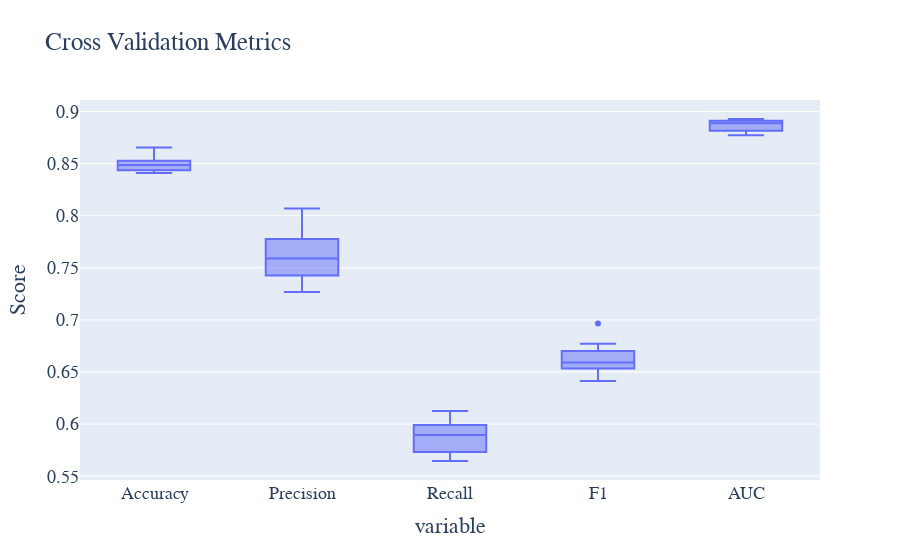

Source (notebook cell):
### Code cell
# 执行交叉验证
cv_results = cross_validate(lr_model, X_train, y_train, cv=10, scoring=['accuracy', 'precision', 'recall', 'f1', 'roc_auc'])

# 提取交叉验证结果
cv_accuracy = cv_results['test_accuracy']
cv_precision = cv_results['test_precision']
cv_recall = cv_results['test_recall']
cv_f1 = cv_results['test_f1']
cv_roc = cv_results['test_roc_auc']

# 绘制交叉验证结果的箱线图
cv_metrics_data = pd.DataFrame({
    'Accuracy': cv_accuracy,
    'Precision': cv_precision,
    'Recall': cv_recall,
    'F1': cv_f1,
    'AUC': cv_roc
})

# 绘制交叉验证结果的箱线图
fig = px.box(cv_metrics_data, title='Cross Validation Metrics')
fig.update_layout(
    yaxis_title='Score', showlegend=False,
    font=dict(family='Times New Roman', size=18)
)

fig.write_html('Image/4_2_7.html')
fig.show()

### Figure 1 — Plotly figure (JSON) as saved in the notebook; plotly's stock layout.template omitted (floating-point values rounded to 4 significant figures)
{"data": [{"alignmentgroup": "True", "hovertemplate": "variable=%{x}<br>value=%{y}<extra></extra>", "legendgroup": "", "marker": {"color": "#636efa"}, "name": "", "notched": false, "offsetgroup": "", "orientation": "v", "showlegend": false, "type": "box", "x": ["Accuracy", "Accuracy", "Accuracy", "Accuracy", "Accuracy", "Accuracy", "Accuracy", "Accuracy", "Accuracy", "Accuracy", "Precision", "Precision", "Precision", "Precision", "Precision", "Precision", "Precision", "Precision", "Precision", "Precision", "Recall", "Recall", "Recall", "Recall", "Recall", "Recall", "Recall", "Recall", "Recall", "Recall", "F1", "F1", "F1", "F1", "F1", "F1", "F1", "F1", "F1", "F1", "AUC", "AUC", "AUC", "AUC", "AUC", "AUC", "AUC", "AUC", "AUC", "AUC"], "x0": " ", "xaxis": "x", "y": [0.841, 0.842, 0.8514, 0.8437, 0.8487, 0.8561, 0.8454, 0.8655, 0.8527, 0.8487, 0.7426, 0.7268, 0.7776, 0.7391, 0.7627, 0.7785, 0.7553, 0.807, 0.769, 0.7492, 0.5646, 0.596, 0.5733, 0.5853, 0.5787, 0.5992, 0.5712, 0.6125, 0.5939, 0.6005, 0.6415, 0.6549, 0.66, 0.6533, 0.6581, 0.6772, 0.6505, 0.6964, 0.6702, 0.6667, 0.8816, 0.8773, 0.8879, 0.8791, 0.8823, 0.8912, 0.8911, 0.8928, 0.8902, 0.8895], "y0": " ", "yaxis": "y"}], "layout": {"boxmode": "group", "font": {"family": "Times New Roman", "size": 18}, "legend": {"tracegroupgap": 0}, "showlegend": false, "title": {"text": "Cross Validation Metrics"}, "xaxis": {"anchor": "y", "domain": [0, 1], "title": {"text": "variable"}}, "yaxis": {"anchor": "x", "domain": [0, 1], "title": {"text": "Score"}}}}
